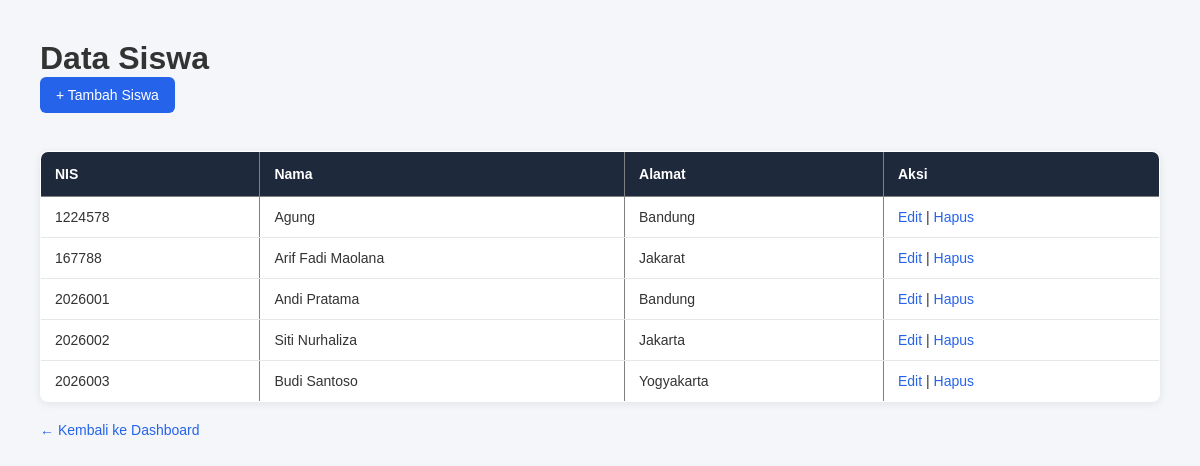
The app's page /siswa/index.php with its own data.
### tables this page shows
CREATE TABLE `siswa` (
  `nis` varchar(20) NOT NULL,
  `nama` varchar(50) NOT NULL,
  `alamat` varchar(100) NOT NULL
);

### siswa/index.php (the view, shortened to what this page needs)
<?php
require_once __DIR__ . '/../config/database.php';
$query = "SELECT * FROM siswa ORDER BY nis ASC";
$result = mysqli_query($conn, $query);
?>
<!DOCTYPE html>
<html>
<head>
    <link rel="stylesheet" href="../style.css">
</head>
<body class="crud-page">
    <h1>Data Siswa</h1>
    <a href="create.php">+ Tambah Siswa</a>
    <br><br>
    <table border="1" cellpadding="10">
        <tr>
            <th>NIS</th>
            <th>Nama</th>
            <th>Alamat</th>
            <th>Aksi</th>
        </tr>
        <?php while ($row = mysqli_fetch_assoc($result)) : ?>
            <tr>
                <td><?= htmlspecialchars($row['nis']); ?></td>
                <td><?= htmlspecialchars($row['nama']); ?></td>
                <td><?= htmlspecialchars($row['alamat']); ?></td>
                <td>
                    <a href="update.php?nis=<?= urlencode($row['nis']); ?>">
                        Edit
                    </a>
                    |
                    <a
                        href="delete.php?nis=<?= urlencode($row['nis']); ?>"
                        onclick="return confirm('Yakin ingin menghapus data?')">
                        Hapus
                    </a>
                </td>
            </tr>
        <?php endwhile; ?>
    </table>
    <a href="../index.php" class="btn-back">
        ← Kembali ke Dashboard
    </a>
</body>
</html>

### style.css (style rules this page uses)
* { margin: 0; padding: 0; box-sizing: border-box; }
body { font-family: Arial, Helvetica, sans-serif; background-color: #f4f6f9; color: #333; }
.crud-page { min-height: 100vh; padding: 40px; }
.crud-page>a:first-of-type { display: inline-block; padding: 10px 16px; margin-bottom: 20px; background-color: #2563eb; color: white; text-decoration: none; border-radius: 6px; font-size: 14px; transition: 0.2s; }
.crud-page table { width: 100%; border-collapse: collapse; background-color: white; border-radius: 8px; overflow: hidden; box-shadow: 0 2px 8px rgba(0, 0, 0, 0.08); }
.crud-page table th { background-color: #1e293b; color: white; padding: 14px; text-align: left; font-size: 14px; }
.crud-page table td { padding: 12px 14px; border-bottom: 1px solid #e5e7eb; font-size: 14px; }
.crud-page table tr:last-child td { border-bottom: none; }
.crud-page table a { color: #2563eb; text-decoration: none; font-weight: 500; }
.crud-page>a:last-child { display: inline-block; margin-top: 20px; color: #2563eb; text-decoration: none; font-size: 14px; }

### records on screen
siswa: nis "1224578", nama "Agung", alamat "Bandung"
siswa: nis "167788", nama "Arif Fadi Maolana", alamat "Jakarat"
siswa: nis "2026001", nama "Andi Pratama", alamat "Bandung"
siswa: nis "2026002", nama "Siti Nurhaliza", alamat "Jakarta"
siswa: nis "2026003", nama "Budi Santoso", alamat "Yogyakarta"
